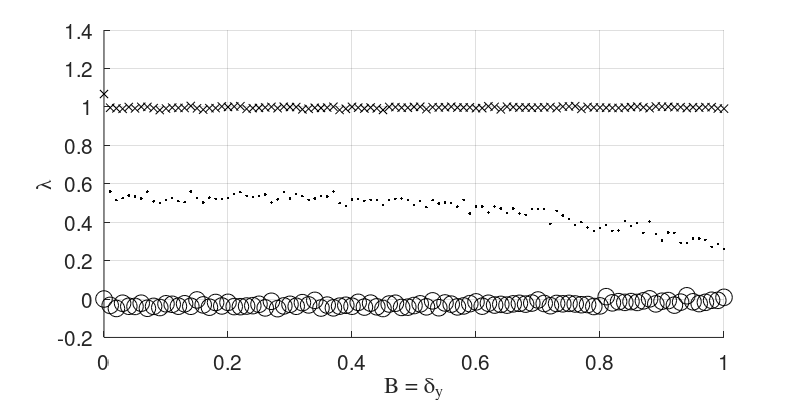
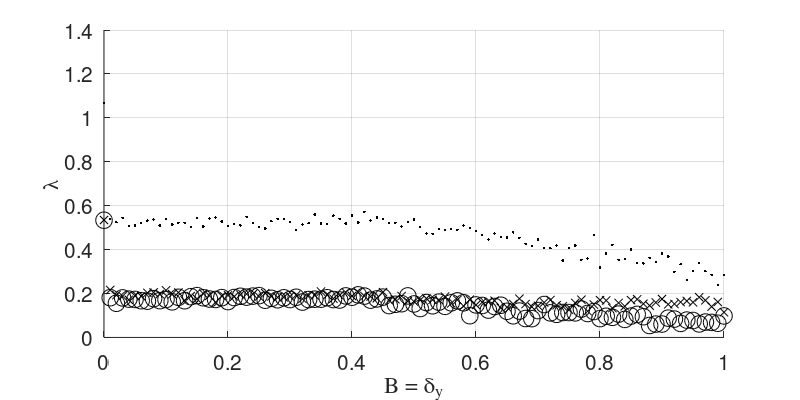
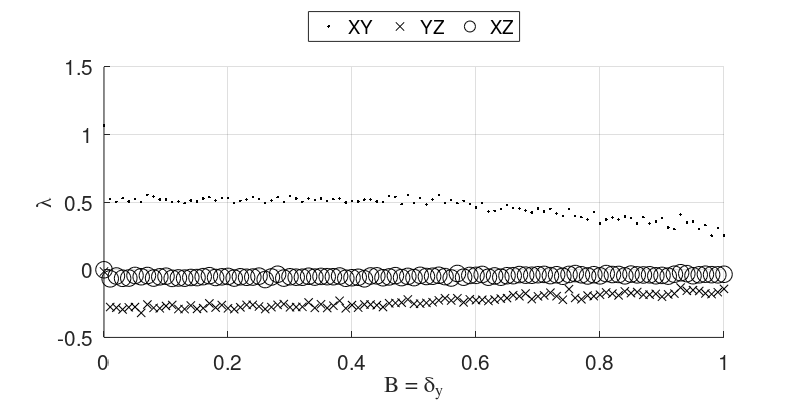

Write the MATLAB code that produced these figures, in order.
% mean plot
load ./IRXYZL500.mat

% figure('Units', 'inches', ...
% 'Position', [0 0 8 4],...
% 'PaperPositionMode','auto');
% 
% hold on;
% cmap = colormap(flipud(gray(24)));
% 
% hImage1 = imagesc(xytol,B,leans_storedXY);
% set(gca,'YDir','normal');
% hold on;
%  
% [hCont2,hH2] = contour(xytol,B,leans_storedXY,...
%              [0.0 0.0],':r','LineWidth',2);
% % clabel(hCont2,hH2,'FontName','Times','FontSize', 15,'Color','r');         
%          
% xlim([0 1]);
% ylim([0 1]);
% axis square;
% % 
% % caxis([-0.8 0.8]);
% cbar = colorbar();
% set(cbar,'Visible','on');
% 
% hXLabel = xlabel('\delta_y');
% hYLabel = ylabel('B');
% 
% set([hXLabel, hYLabel],'FontName','Times');
% set([hXLabel, hYLabel],'FontSize', 15);
% 
% hSubtitle = title('\lambda_{XY}');
% set(hSubtitle,'FontName','Times');
% set(hSubtitle,'FontSize', 15);
% set(gca,'fontsize',15);
% 
% hold off;
% print -depsc2 ./XYZIRexample_XY.eps
% close;
% 
% figure('Units', 'inches', ...
% 'Position', [0 0 8 4],...
% 'PaperPositionMode','auto');
% 
% hold on;
% cmap = colormap(flipud(gray(24)));
% 
% hImage1 = imagesc(xytol,B,leans_storedYZ);
% set(gca,'YDir','normal');
% hold on;
%  
% [hCont2,hH2] = contour(xytol,B,leans_storedYZ,...
%              [0.0 0.0],':r','LineWidth',2);
% % clabel(hCont2,hH2,'FontName','Times','FontSize', 15,'Color','r');         
%          
% xlim([0 1]);
% ylim([0 1]);
% axis square;
% % 
% % caxis([-0.8 0.8]);
% cbar = colorbar();
% set(cbar,'Visible','on');
% 
% hXLabel = xlabel('\delta_y');
% hYLabel = ylabel('B');
% 
% set([hXLabel, hYLabel],'FontName','Times');
% set([hXLabel, hYLabel],'FontSize', 15);
% 
% hSubtitle = title('\lambda_{YZ}');
% set(hSubtitle,'FontName','Times');
% set(hSubtitle,'FontSize', 15);
% set(gca,'fontsize',15);
% 
% hold off;
% print -depsc2 ./XYZIRexample_YZ.eps
% close;
% 
% figure('Units', 'inches', ...
% 'Position', [0 0 8 4],...
% 'PaperPositionMode','auto');
% 
% 
% hold on;
% cmap = colormap(flipud(gray(24)));
% 
% hImage1 = imagesc(xytol,B,leans_storedXZ);
% set(gca,'YDir','normal');
% hold on;
%  
% [hCont2,hH2] = contour(xytol,B,leans_storedXZ,...
%              [0.0 0.0],':r','LineWidth',2);
% % clabel(hCont2,hH2,'FontName','Times','FontSize', 15,'Color','r');         
%          
% xlim([0 1]);
% ylim([0 1]);
% axis square;
% % 
% % caxis([-0.8 0.8]);
% cbar = colorbar();
% set(cbar,'Visible','on');
% 
% hXLabel = xlabel('\delta_y');
% hYLabel = ylabel('B');
% 
% set([hXLabel, hYLabel],'FontName','Times');
% set([hXLabel, hYLabel],'FontSize', 15);
% 
% hSubtitle = title('\lambda_{XZ}');
% set(hSubtitle,'FontName','Times');
% set(hSubtitle,'FontSize', 15);
% set(gca,'fontsize',15);
% 
% hold off;
% print -depsc2 ./XYZIRexample_XZ.eps
% close;


% B = xytol plotting
tempX = zeros(1,length(B));
tempPnts = zeros(3,length(B));

for iter = 1:1:length(B),
    tempX(1,iter) = B(iter);
    tempPnts(1,iter) = leans_storedXY(iter,iter);
    tempPnts(2,iter) = leans_storedYZ(iter,iter);
    tempPnts(3,iter) = leans_storedXZ(iter,iter);
end;

figure('Units', 'inches', ...
'Position', [0 0 8 4],...
'PaperPositionMode','auto');

hold on;

hplt = plot(tempX,tempPnts(1,:),'k.',tempX,tempPnts(2,:),'kx',...
            tempX,tempPnts(3,:),'ko',...
            'MarkerSize',12);
grid on;

hXLabel = xlabel('B = \delta_y');
hYLabel = ylabel('\lambda');

set([hXLabel, hYLabel],'FontName','Times');
set([hXLabel, hYLabel],'FontSize', 15);

% legend('XY','YZ', 'XZ');

% set(hSubtitle,'FontName','Times');
% set(hSubtitle,'FontSize', 15);
set(gca,'fontsize',15);

hold off;
print -depsc2 ./XYZIRexample_Bxytol.eps
close;

clear all;
load ./IRXYZL500ZXandY.mat
tempX = zeros(1,length(B));
tempPnts = zeros(3,length(B));

for iter = 1:1:length(B),
    tempX(1,iter) = B(iter);
    tempPnts(1,iter) = leans_storedXY(iter,iter);
    tempPnts(2,iter) = leans_storedYZ(iter,iter);
    tempPnts(3,iter) = leans_storedXZ(iter,iter);
end;

figure('Units', 'inches', ...
'Position', [0 0 8 4],...
'PaperPositionMode','auto');

hold on;

hplt = plot(tempX,tempPnts(1,:),'k.',tempX,tempPnts(2,:),'kx',...
            tempX,tempPnts(3,:),'ko',...
            'MarkerSize',12);
grid on;

hXLabel = xlabel('B = \delta_y');
hYLabel = ylabel('\lambda');

set([hXLabel, hYLabel],'FontName','Times');
set([hXLabel, hYLabel],'FontSize', 15);

% legend('XY','YZ', 'XZ');
% 
% set(hSubtitle,'FontName','Times');
% set(hSubtitle,'FontSize', 15);
set(gca,'fontsize',15);

hold off;
print -depsc2 ./XYZIRexample_BxytolZXandY.eps
close;

clear all;
load ./IRXYZL500ZXandYandZ.mat
tempX = zeros(1,length(B));
tempPnts = zeros(3,length(B));

for iter = 1:1:length(B),
    tempX(1,iter) = B(iter);
    tempPnts(1,iter) = leans_storedXY(iter,iter);
    tempPnts(2,iter) = leans_storedYZ(iter,iter);
    tempPnts(3,iter) = leans_storedXZ(iter,iter);
end;

figure('Units', 'inches', ...
'Position', [0 0 8 4],...
'PaperPositionMode','auto');

hold on;

hplt = plot(tempX,tempPnts(1,:),'k.',tempX,tempPnts(2,:),'kx',...
            tempX,tempPnts(3,:),'ko',...
            'MarkerSize',12);
grid on;

hXLabel = xlabel('B = \delta_y');
hYLabel = ylabel('\lambda');

set([hXLabel, hYLabel],'FontName','Times');
set([hXLabel, hYLabel],'FontSize', 15);

legend('XY','YZ', 'XZ','Location','northoutside','Orientation','horizontal')

% set(hSubtitle,'FontName','Times');
% set(hSubtitle,'FontSize', 15);
set(gca,'fontsize',15);

hold off;
print -depsc2 ./XYZIRexample_BxytolZXandYandZ.eps
close;